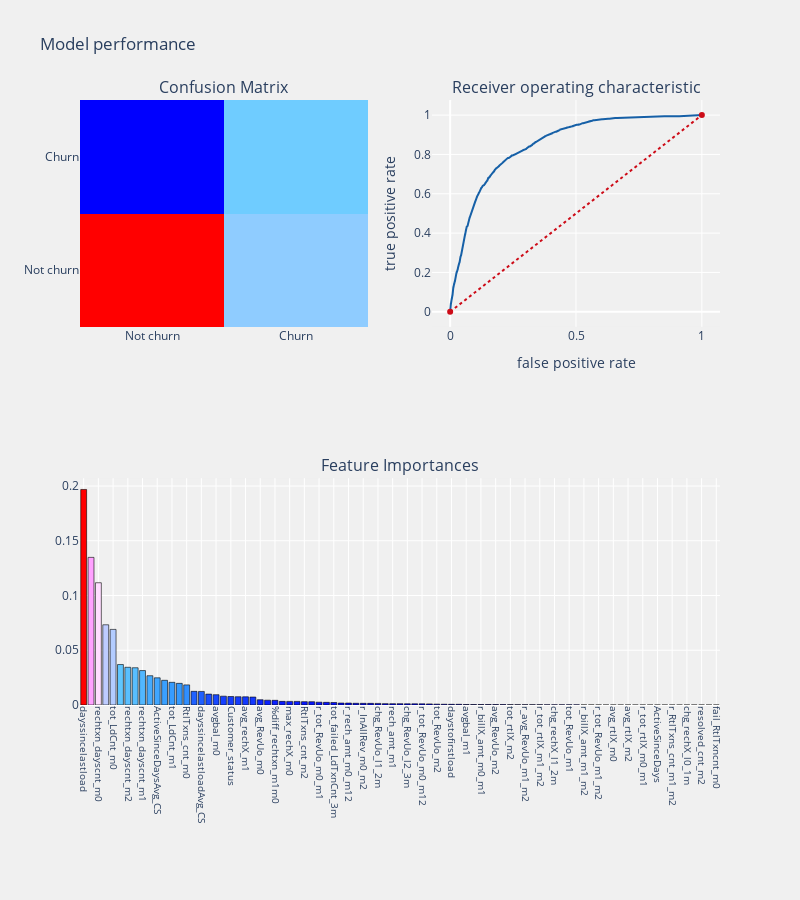

The cell this chart's notebook holds for it:
### Code cell
from sklearn.ensemble import RandomForestClassifier
from sklearn.tree import DecisionTreeClassifier
from sklearn.tree import export_graphviz
from sklearn import tree
from graphviz import Source
from IPython.display import SVG,display

def plot_tree_randomforest(columns, nf_estimators, estimated_tree, maximum_depth,criterion_type, model_performance=None):
    rfc   = RandomForestClassifier(n_estimators = nf_estimators,
                                   max_depth = maximum_depth,
                                   criterion = criterion_type,
                                  )
    rfc.fit(os_smote_X, os_smote_Y)
    estimated_tree = rfc.estimators_[estimated_tree]
    
    graph = Source(tree.export_graphviz(estimated_tree,out_file=None,
                                        rounded=True,proportion = False,
                            feature_names = columns, 
                            precision  = 2,
                            class_names=["Not churn","Churn"],
                            filled = True))
    display(graph)
    
    #model performance
    if model_performance== True:
        telecom_churn_prediction(rfc, os_smote_X, test_X, os_smote_Y, test_Y,smote_cols,"features", threshold_plot=True)
plot_tree_randomforest(smote_cols,100,99,3,"entropy",True)

### Figure 1 — Plotly figure (JSON) as saved in the notebook; plotly's stock layout.template omitted (floating-point values rounded to 4 significant figures; data arrays with more than 128 entries replaced by an {"elided": "..."} marker saying what was removed)
{"data": [{"colorscale": [[0, "rgb(0,0,255)"], [0.1, "rgb(51,153,255)"], [0.2, "rgb(102,204,255)"], [0.3, "rgb(153,204,255)"], [0.4, "rgb(204,204,255)"], [0.5, "rgb(255,255,255)"], [0.6, "rgb(255,204,255)"], [0.7, "rgb(255,153,255)"], [0.8, "rgb(255,102,204)"], [0.9, "rgb(255,102,102)"], [1, "rgb(255,0,0)"]], "name": "matrix", "showscale": false, "type": "heatmap", "x": ["Not churn", "Churn"], "xaxis": "x", "y": ["Not churn", "Churn"], "yaxis": "y", "z": [[5972, 1973], [422, 1633]]}, {"line": {"color": "rgb(22, 96, 167)", "width": 2}, "name": "Roc : 0.7731574587454196", "type": "scatter", "x": {"elided": "2391 float values"}, "xaxis": "x2", "y": {"elided": "2391 float values"}, "yaxis": "y2"}, {"line": {"color": "rgb(205, 12, 24)", "dash": "dot", "width": 2}, "type": "scatter", "x": [0, 1], "xaxis": "x2", "y": [0, 1], "yaxis": "y2"}, {"marker": {"color": [0.1969, 0.1348, 0.1117, 0.07326, 0.06906, 0.03696, 0.03444, 0.03402, 0.03145, 0.02674, 0.02483, 0.02256, 0.02071, 0.01976, 0.01838, 0.01247, 0.01239, 0.009946, 0.009391, 0.008049, 0.007744, 0.007547, 0.007487, 0.007256, 0.0048, 0.004409, 0.004282, 0.003322, 0.003303, 0.003294, 0.003063, 0.003006, 0.002568, 0.002436, 0.002289, 0.001792, 0.001772, 0.001554, 0.001531, 0.001499, 0.001461, 0.001257, 0.001213, 0.001186, 0.001111, 0.001087, 0.001043, 0.001011, 0.0008018, 0.0006874, 0.0006185, 0.0006183, 0.0004588, 0.0004532, 0.0004357, 0.0004261, 0.0004016, 0.0003593, 0.0003407, 0.0003237, 0.0003075, 0.0002961, 0.0002922, 0.0001964, 0.0001676, 0.0001652, 0.000153, 0.0001235, 8.99e-05, 7.339e-05, 6.082e-05, 4.426e-05, 2.74e-05, 2.306e-05, 0, 0, 0, 0, 0, 0, 0, 0, 0, 0, 0, 0, 0], "colorscale": [[0, "rgb(0,0,255)"], [0.1, "rgb(51,153,255)"], [0.2, "rgb(102,204,255)"], [0.3, "rgb(153,204,255)"], [0.4, "rgb(204,204,255)"], [0.5, "rgb(255,255,255)"], [0.6, "rgb(255,204,255)"], [0.7, "rgb(255,153,255)"], [0.8, "rgb(255,102,204)"], [0.9, "rgb(255,102,102)"], [1, "rgb(255,0,0)"]], "line": {"color": "black", "width": 0.6}}, "name": "coefficients", "type": "bar", "x": ["dayssincelastload", "num_AcD_m0", "rechtxn_dayscnt_m0", "rechtxns_cnt_m0", "tot_LdCnt_m0", "num_AcD_m1", "rechtxn_dayscnt_m2", "tot_LdCnt_m2", "rechtxn_dayscnt_m1", "daystofirstloadAvg_CS", "ActiveSinceDaysAvg_CS", "RtlTxn_dayscnt_m0", "tot_LdCnt_m1", "tot_RevUo_m0", "RtlTxns_cnt_m0", "tot_rechX_m0", "dayssincelastloadAvg_CS", "rech_amt_m0", "avgbal_m0", "max_rechX_m1", "Customer_status", "%diff_OgAllRev_m1m0", "avg_rechX_m1", "RtlTxn_dayscnt_m2", "avg_RevUo_m0", "r_avg_max_rtlX_m0", "%diff_rechtxn_m1m0", "r_avg_max_rechX_m0", "max_rechX_m0", "%diff_OgAllRev_m2m1", "RtlTxns_cnt_m2", "RtlTxns_cnt_m1", "r_tot_RevUo_m0_m1", "%diff_avgbal_m1m0", "tot_failed_LdTxnCnt_3m", "tot_rtlX_m1", "r_rech_amt_m0_m12", "avg_RevUo_m1", "r_InAllRev_m0_m2", "r_avg_max_rechX_m2", "chg_RevUo_l1_2m", "r_avg_RevUo_m0_m1", "rech_amt_m1", "r_avg_max_rtlX_m1", "chg_RevUo_l2_3m", "r_avg_max_rechX_m1", "r_tot_RevUo_m0_m12", "r_AcD_m0_m12", "tot_RevUo_m2", "r_failed_LdTxnCnt_m0_m12", "daystofirstload", "%diff_rechtxn_m2m1", "avgbal_m1", "rech_amt_m2", "r_billX_amt_m0_m1", "tot_rtlX_m0", "avg_RevUo_m2", "chg_RevUo_l0_1m", "tot_rtlX_m2", "%diff_avgbal_m2m1", "r_avg_RevUo_m1_m2", "r_avg_max_rtlX_m2", "r_tot_rtlX_m1_m2", "%diff_tot_rechX_m2m1", "chg_rechX_l1_2m", "%diff_tot_rechX_m1m0", "tot_RevUo_m1", "r_rech_amt_m0_m1", "r_billX_amt_m1_m2", "avgbal_m2", "r_tot_RevUo_m1_m2", "avg_rechX_m0", "avg_rtlX_m0", "tot_resolved_cnt_m012", "avg_rtlX_m2", "avgdays_btw_loads_l6", "r_tot_rtlX_m0_m1", "avg_rtlX_m1", "ActiveSinceDays", "r_RtlTxns_cnt_m0_m1", "r_RtlTxns_cnt_m1_m2", "r_rech_amt_m1_m2", "chg_rechX_l0_1m", "percent_resolved_3m", "resolved_cnt_m2", "avg_rechX_m2", "fail_RtlTxncnt_m0"], "xaxis": "x3", "y": [0.1969, 0.1348, 0.1117, 0.07326, 0.06906, 0.03696, 0.03444, 0.03402, 0.03145, 0.02674, 0.02483, 0.02256, 0.02071, 0.01976, 0.01838, 0.01247, 0.01239, 0.009946, 0.009391, 0.008049, 0.007744, 0.007547, 0.007487, 0.007256, 0.0048, 0.004409, 0.004282, 0.003322, 0.003303, 0.003294, 0.003063, 0.003006, 0.002568, 0.002436, 0.002289, 0.001792, 0.001772, 0.001554, 0.001531, 0.001499, 0.001461, 0.001257, 0.001213, 0.001186, 0.001111, 0.001087, 0.001043, 0.001011, 0.0008018, 0.0006874, 0.0006185, 0.0006183, 0.0004588, 0.0004532, 0.0004357, 0.0004261, 0.0004016, 0.0003593, 0.0003407, 0.0003237, 0.0003075, 0.0002961, 0.0002922, 0.0001964, 0.0001676, 0.0001652, 0.000153, 0.0001235, 8.99e-05, 7.339e-05, 6.082e-05, 4.426e-05, 2.74e-05, 2.306e-05, 0, 0, 0, 0, 0, 0, 0, 0, 0, 0, 0, 0, 0], "yaxis": "y3"}], "layout": {"annotations": [{"font": {"size": 16}, "showarrow": false, "text": "Confusion Matrix", "x": 0.225, "xanchor": "center", "xref": "paper", "y": 1, "yanchor": "bottom", "yref": "paper"}, {"font": {"size": 16}, "showarrow": false, "text": "Receiver operating characteristic", "x": 0.775, "xanchor": "center", "xref": "paper", "y": 1, "yanchor": "bottom", "yref": "paper"}, {"font": {"size": 16}, "showarrow": false, "text": "Feature Importances", "x": 0.5, "xanchor": "center", "xref": "paper", "y": 0.375, "yanchor": "bottom", "yref": "paper"}], "autosize": false, "height": 900, "margin": {"b": 195}, "paper_bgcolor": "rgba(240,240,240, 0.95)", "plot_bgcolor": "rgba(240,240,240, 0.95)", "showlegend": false, "title": {"text": "Model performance"}, "width": 800, "xaxis": {"anchor": "y", "domain": [0, 0.45]}, "xaxis2": {"anchor": "y2", "domain": [0.55, 1], "title": {"text": "false positive rate"}}, "xaxis3": {"anchor": "y3", "domain": [0, 1], "showgrid": true, "tickangle": 90, "tickfont": {"size": 10}}, "yaxis": {"anchor": "x", "domain": [0.625, 1]}, "yaxis2": {"anchor": "x2", "domain": [0.625, 1], "title": {"text": "true positive rate"}}, "yaxis3": {"anchor": "x3", "domain": [0, 0.375]}}}
